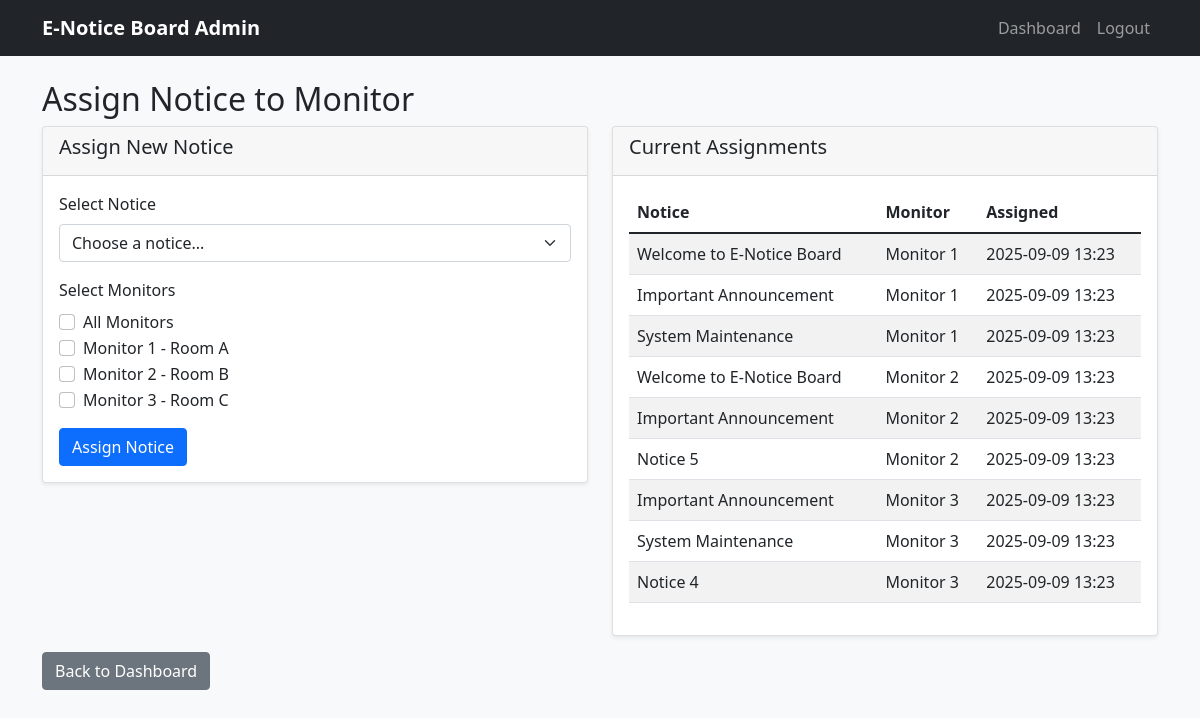
The page /admin/assign_notice (signed in) on the database its author committed.
### models/monitor_model.py (models this page shows, shortened)
class Monitor(BaseModel):
    __tablename__ = 'monitors'
    id = db.Column(db.Integer, primary_key=True, autoincrement=True)
    name = db.Column(db.String(100), nullable=False)
    location = db.Column(db.String(200))
    screen_size = db.Column(db.String(50))  # e.g., "1920x1080"
    is_active = db.Column(db.Boolean, default=True)
    created_at = db.Column(db.DateTime, default=datetime.utcnow, nullable=False)
    updated_at = db.Column(
        db.DateTime,
        default=datetime.utcnow,
        onupdate=datetime.utcnow,
        nullable=False
    )
    assignments = db.relationship(
        "Assignment",
        back_populates="monitor",
        cascade="all, delete-orphan"
    )

### models/assignment_model.py (models this page shows, shortened)
class Assignment(BaseModel):
    __tablename__ = 'assignments'
    notice_id = db.Column(db.Integer, db.ForeignKey('notices.id'), nullable=False)
    monitor_id = db.Column(db.Integer, db.ForeignKey('monitors.id'), nullable=False)
    notice = db.relationship("Notice", back_populates="assignments")
    monitor = db.relationship("Monitor", back_populates="assignments")
    created_at = db.Column(db.DateTime, default=datetime.utcnow)
    updated_at = db.Column(db.DateTime, default=datetime.utcnow, onupdate=datetime.utcnow)

### models/notice_model.py (models this page shows, shortened)
class Notice(db.Model):
    __tablename__ = 'notices'
    id = db.Column(db.Integer, primary_key=True , autoincrement=True)
    title = db.Column(db.String(200), nullable=False)
    content = db.Column(db.Text, nullable=False)
    priority = db.Column(db.Integer, default=1)  # 1=Low, 2=Medium, 3=High
    position = db.Column(db.String(50))  # Top, Middle, Bottom, etc.
    start_time = db.Column(db.DateTime, default=datetime.utcnow)
    end_time = db.Column(db.DateTime)
    is_active = db.Column(db.Boolean, default=True)
    display_duration = db.Column(db.Integer, default=10)  # seconds
    created_at = db.Column(db.DateTime, default=datetime.utcnow)
    updated_at = db.Column(db.DateTime, default=datetime.utcnow, onupdate=datetime.utcnow)
    is_deleted = db.Column(db.Boolean, default=False)
    assignments = db.relationship(
        "Assignment",
        back_populates="notice",
        cascade="all, delete-orphan"
    )

### routes/admin_routes.py (the view, shortened to what this page needs)
@admin_bp.route('/assign_notice', methods=['GET', 'POST'])
@login_required
def assign_notice():
    notices = Notice.query.filter_by(is_active=True, is_deleted=False).all()
    monitors = Monitor.query.filter_by(is_active=True).all()
    assignments = Assignment.query.all()
    return render_template(
        'admin/assign_notice.html',
        notices=notices,
        monitors=monitors,
        assignments=assignments
    )

### routes/admin_routes.py (called while the page is built)
def login_required(f):
    @wraps(f)
    def decorated_function(*args, **kwargs):
        if 'admin_id' not in session:
            flash('Please log in to access this page.', 'warning')
            return redirect(url_for('admin.login'))
        return f(*args, **kwargs)
    return decorated_function

@admin_bp.after_request
def add_header(response):
    response.headers["Cache-Control"] = "no-cache, no-store, must-revalidate"
    response.headers["Pragma"] = "no-cache"
    response.headers["Expires"] = "0"
    return response

### templates/admin/assign_notice.html (shortened to what this page needs)
<!DOCTYPE html>
<html lang="en">
<head>
    <link href="https://cdn.jsdelivr.net/npm/bootstrap@5.1.3/dist/css/bootstrap.min.css" rel="stylesheet">
    <link rel="stylesheet" href="{{ url_for('static', filename='css/style.css') }}">
</head>
<body>
    <nav class="navbar navbar-expand-lg navbar-dark bg-dark">
        <div class="container">
            <a class="navbar-brand" href="#">E-Notice Board Admin</a>
            <div class="navbar-nav ms-auto">
                <a class="nav-link" href="{{ url_for('admin.dashboard') }}">Dashboard</a>
                <a class="nav-link" href="{{ url_for('admin.logout') }}">Logout</a>
            </div>
        </div>
    </nav>
    <div class="container mt-4">
        <h2>Assign Notice to Monitor</h2>
        <div class="row">
            <div class="col-md-6">
                <div class="card">
                    <div class="card-header">
                        <h5>Assign New Notice</h5>
                    </div>
                    <div class="card-body">
                        <form method="POST">
                            <div class="mb-3">
                                <label for="notice_id" class="form-label">Select Notice</label>
                                <select class="form-select" id="notice_id" name="notice_id" required>
                                    <option value="">Choose a notice...</option>
                                </select>
                            </div>
                            <div class="mb-3">
    <label class="form-label">Select Monitors</label>
    <div class="form-check">
        <input class="form-check-input" type="checkbox" id="monitor_all">
        <label class="form-check-label" for="monitor_all">All Monitors</label>
    </div>
    {% for monitor in monitors %}
        <div class="form-check">
            <input class="form-check-input monitor-checkbox" type="checkbox"
                   id="monitor_{{ monitor.id }}"
                   value="{{ monitor.id }}"
                   name="monitor_ids">
            <label class="form-check-label" for="monitor_{{ monitor.id }}">
                {{ monitor.name }} - {{ monitor.location }}
            </label>
        </div>
    {% endfor %}
</div>
                            <button type="submit" class="btn btn-primary">Assign Notice</button>
                        </form>
                    </div>
                </div>
            </div>
            <div class="col-md-6">
                <div class="card">
                    <div class="card-header">
                        <h5>Current Assignments</h5>
                    </div>
                    <div class="card-body">
                        {% if assignments %}
                        <div class="table-responsive">
                            <table class="table table-striped">
                                <thead>
                                    <tr>
                                        <th>Notice</th>
                                        <th>Monitor</th>
                                        <th>Assigned</th>
                                    </tr>
                                </thead>
                                <tbody>
                                    {% for assignment in assignments %}
                                    <tr>
                                        <td>{{ assignment.notice.title }}</td>
                                        <td>{{ assignment.monitor.name }}</td>
                                        <td>{{ assignment.created_at.strftime('%Y-%m-%d %H:%M') }}</td>
                                    </tr>
                                    {% endfor %}
                                </tbody>
                            </table>
                        </div>
                        {% else %}
                        <p class="text-muted">No assignments yet.</p>
                        {% endif %}
                    </div>
                </div>
            </div>
        </div>
        <div class="mt-3">
            <a href="{{ url_for('admin.dashboard') }}" class="btn btn-secondary">Back to Dashboard</a>
        </div>
    </div>
</body>
</html>

### static/css/style.css (style rules this page uses)
body { background-color: #f8f9fa; }
.card { box-shadow: 0 0.125rem 0.25rem rgba(0, 0, 0, 0.075); }
.navbar-brand { font-weight: bold; }
.form-label { font-weight: 500; }
.btn { border-radius: 0.25rem; }

### rows shown on the page
Monitor: name "Monitor 1", location "Room A"
Monitor: name "Monitor 2", location "Room B"
Monitor: name "Monitor 3", location "Room C"
Assignment: notice "Welcome to E-Notice Board", monitor.name "Monitor 1", created_at "2025-09-09 13:23"
Assignment: notice "Important Announcement", monitor.name "Monitor 1", created_at "2025-09-09 13:23"
Assignment: notice "System Maintenance", monitor.name "Monitor 1", created_at "2025-09-09 13:23"
Assignment: notice "Welcome to E-Notice Board", monitor.name "Monitor 2", created_at "2025-09-09 13:23"
Assignment: notice "Important Announcement", monitor.name "Monitor 2", created_at "2025-09-09 13:23"
Assignment: notice "Notice 5", monitor.name "Monitor 2", created_at "2025-09-09 13:23"
Assignment: notice "Important Announcement", monitor.name "Monitor 3", created_at "2025-09-09 13:23"
Assignment: notice "System Maintenance", monitor.name "Monitor 3", created_at "2025-09-09 13:23"
Assignment: notice "Notice 4", monitor.name "Monitor 3", created_at "2025-09-09 13:23"
